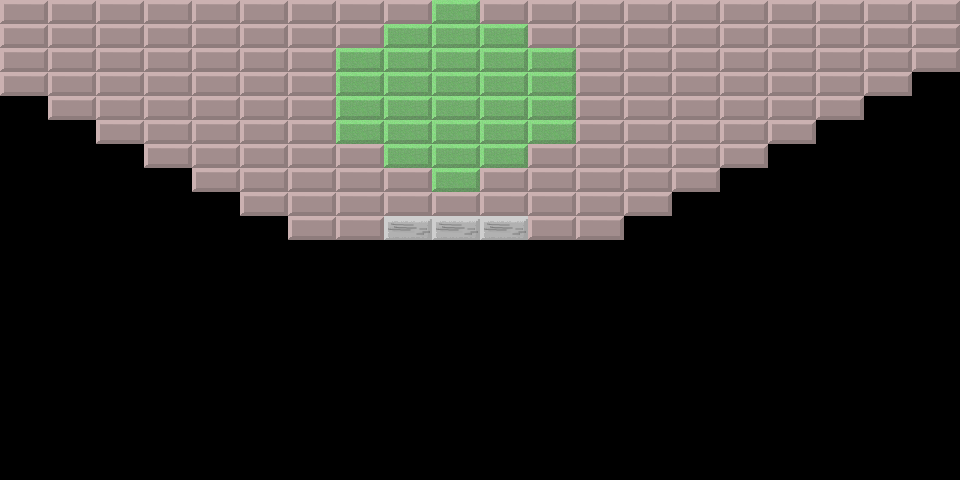

A 2D game scene composited from a Tiled map and its tileset images. What follows is a short description and the map's XML, with every tile layer's data as written:
An orthogonal 20x20 tile map with 48x24 px tiles, 1 tile layer (Bricks).

<map version="1.0" orientation="orthogonal" width="20" height="20" tilewidth="48" tileheight="24">
 <tileset firstgid="1" name="bricks" tilewidth="48" tileheight="24" spacing="1">
  <image source="bricks.png" width="244" height="124" />
  <tile id="0">
   <properties>
    <property name="type" value="mud" />
   </properties>
  </tile>
  <tile id="1">
   <properties>
    <property name="type" value="money" />
    <property name="value" value="1" />
   </properties>
  </tile>
  <tile id="5">
   <properties>
    <property name="type" value="concrete" />
   </properties>
  </tile>
 </tileset>
 <layer name="Bricks" width="20" height="20">
  <data encoding="csv">
1,1,1,1,1,1,1,1,1,2,1,1,1,1,1,1,1,1,1,1,
1,1,1,1,1,1,1,1,2,2,2,1,1,1,1,1,1,1,1,1,
1,1,1,1,1,1,1,2,2,2,2,2,1,1,1,1,1,1,1,1,
1,1,1,1,1,1,1,2,2,2,2,2,1,1,1,1,1,1,1,0,
0,1,1,1,1,1,1,2,2,2,2,2,1,1,1,1,1,1,0,0,
0,0,1,1,1,1,1,2,2,2,2,2,1,1,1,1,1,0,0,0,
0,0,0,1,1,1,1,1,2,2,2,1,1,1,1,1,0,0,0,0,
0,0,0,0,1,1,1,1,1,2,1,1,1,1,1,0,0,0,0,0,
0,0,0,0,0,1,1,1,1,1,1,1,1,1,0,0,0,0,0,0,
0,0,0,0,0,0,1,1,6,6,6,1,1,0,0,0,0,0,0,0,
0,0,0,0,0,0,0,0,0,0,0,0,0,0,0,0,0,0,0,0,
0,0,0,0,0,0,0,0,0,0,0,0,0,0,0,0,0,0,0,0,
0,0,0,0,0,0,0,0,0,0,0,0,0,0,0,0,0,0,0,0,
0,0,0,0,0,0,0,0,0,0,0,0,0,0,0,0,0,0,0,0,
0,0,0,0,0,0,0,0,0,0,0,0,0,0,0,0,0,0,0,0,
0,0,0,0,0,0,0,0,0,0,0,0,0,0,0,0,0,0,0,0,
0,0,0,0,0,0,0,0,0,0,0,0,0,0,0,0,0,0,0,0,
0,0,0,0,0,0,0,0,0,0,0,0,0,0,0,0,0,0,0,0,
0,0,0,0,0,0,0,0,0,0,0,0,0,0,0,0,0,0,0,0,
0,0,0,0,0,0,0,0,0,0,0,0,0,0,0,0,0,0,0,0
</data>
 </layer>
</map>